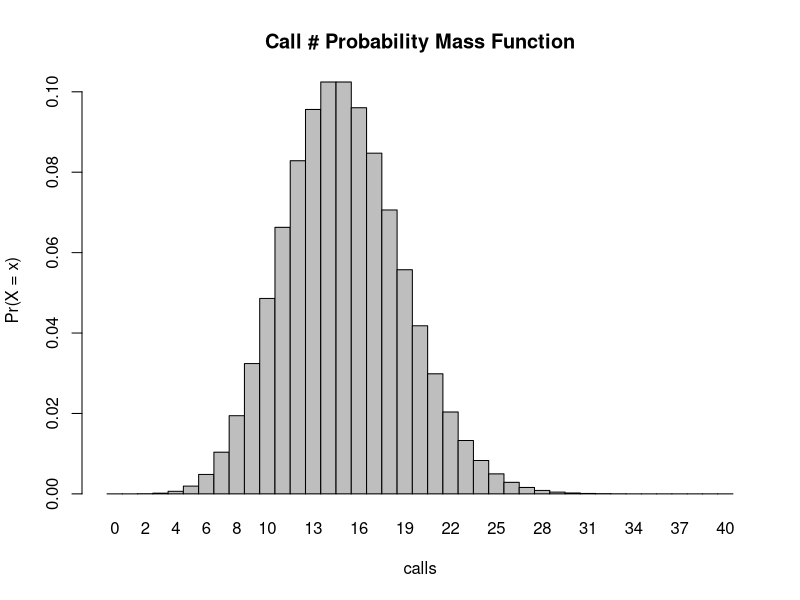
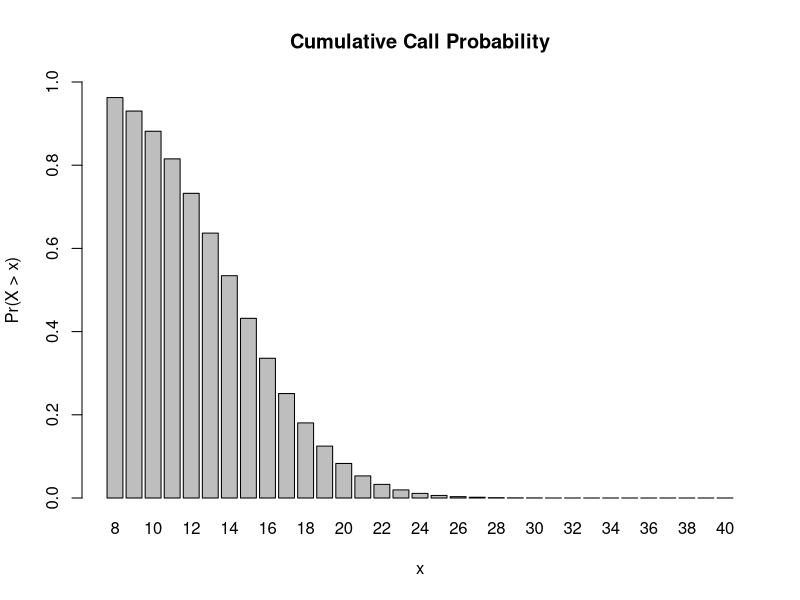
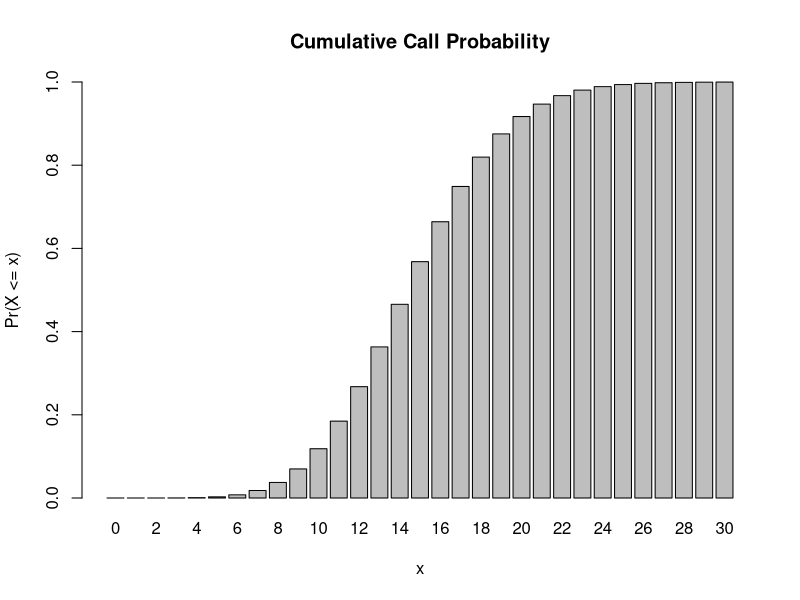
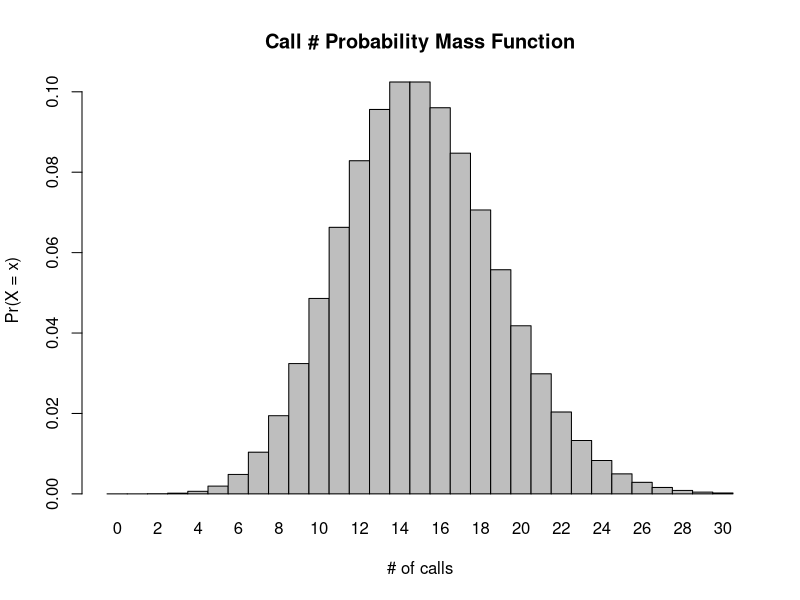
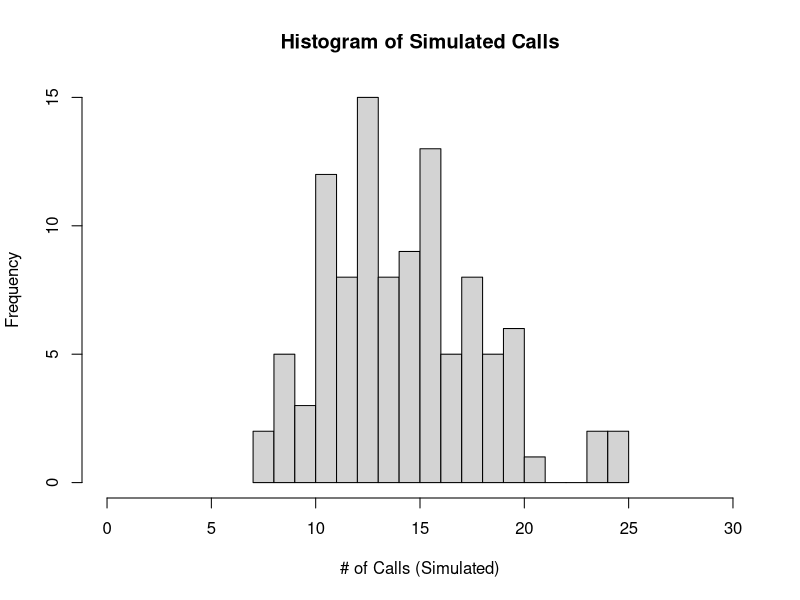

Source code (R) for these figures, in order:
## ---- chunk 1
knitr::opts_chunk$set(echo = TRUE)
## ---- chunk 2
# let's start by assigning X as a Poisson random distribution of the number of calls heard in a 2 hour monitoring session
X <- dpois(0:40,15) #this defines X as a poisson distribution with a mean of 15 over the interval of 0-40 (I just chose the max more or less at random to just try and get a full spread of the distribution)
barplot(X, names.arg = 0:40, space = 0, xlab = "calls", ylab = "Pr(X = x)", main = "Call # Probability Mass Function") #this plots the above generated distribution just to check that it looks right
## ---- chunk 3
ppois(8, 15, lower.tail = FALSE) #ppois returns the cumulative distribution function for a given lambda (in our case 15) and value within the distribution (in our case 8 for the number of calls we're trying to determine the probability for), we specify lower.tail = FALSE to ensure we're finding the probability of the upper tail (i.e. greater than our given value of 8)
## ---- chunk 4
barplot(ppois(8:40, lambda = 15, lower.tail = FALSE), ylim = 0:1, names.arg = 8:40, xlab = "x",
    ylab = "Pr(X > x)", main = "Cumulative Call Probability") # we can visualize the cumulative probability distribution by plotting ppois between our lower value (8) and an undetermined max (I use 40 here, it can theoretically go to infinity but our probability is already essentially at 0 well before we hit 30)
## ---- chunk 5
ppois(0, 15) # as before we use the ppois function to return the cumulative distribution, though this time we leave lower.tail = TRUE to find the probability X <= x (inclusive). Since we're essentially finding the probability in a range from 0 to 0 it's astronomically low,
## ---- chunk 6
barplot(ppois(0:30, lambda = 15), ylim = 0:1, names.arg = 0:30, xlab = "x",
    ylab = "Pr(X <= x)", main = "Cumulative Call Probability") #same as before we're plotting the probability distribution, though since lower.tail = TRUE this time note that the distribution appears inverted to the previous plot. We're finding the probability X <= x, instead of X > x
## ---- chunk 7
#technically I think it'd be better to answer this question like this though:

dpois(0,15) # since this returns the direct probability of a single value rather than a spread, though note that both answers are the same: 3.059023e-07
## ---- chunk 8
# now we return to using the dpois function
dpois(3, 15) # return the probability for a single value (3) given a poisson distribution with a mean of 15
## ---- chunk 9
barplot(dpois(0:30, 15), names.arg = 0:30, space = 0, xlab = "# of calls", ylab = "Pr(X = x)", main = "Call # Probability Mass Function") # see above for a discussion of dpois, the plot here is the same, just over the range 0:30
## ---- chunk 10
simulated_calls <- rpois(104, 15) #rpois lets us generate a random number based on a poisson distribution, the arguments are n (104), the sample size, and lambda (15), the mean - same as above
simulated_calls
## ---- chunk 11
hist(simulated_calls, #plot a histogram of the calls we simulated above
     xlim = c(0,30), # set limits on the x axis
     breaks = 15, # set the number of breaks in the histogram (I just played around with the number 'til I thought it looked good)
     xlab = "# of Calls (Simulated)", # relabel the x axis
     main = "Histogram of Simulated Calls") #give it a title!
